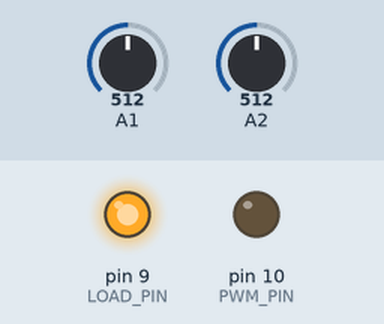
Recording of a sketch running on a simulated Arduino Uno, built with avr-gcc and run on an emulated ATmega328P. Parts: output pins drawn as LEDs (lit = HIGH). The test bench sets the inputs (shaded band); at power-on: A1 = 512, A2 = 512.

Above: at 1.2 s.
1.3 s: A1 set to 0
At 2.0 s:
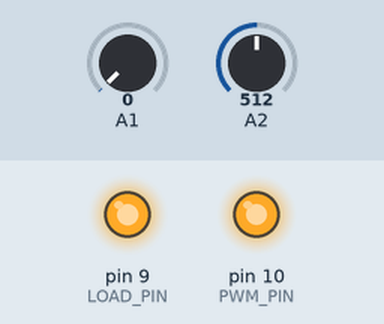
2.8 s: A2 set to 0
At 3.2 s:
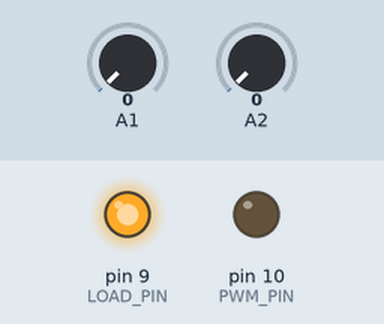
4.3 s: A2 set to 20
At 5.5 s:
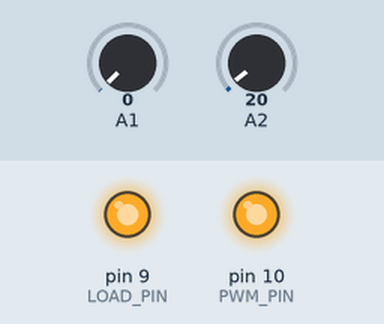
5.8 s: A1 set to 20
At 6.6 s:
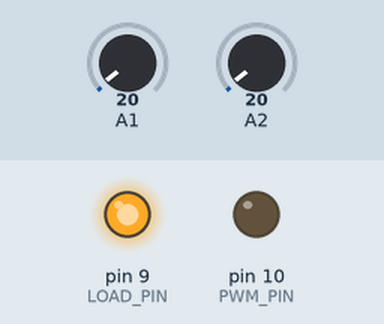
Timing chart, 0 to 8.3 s (numbered marks = the images above; inputs shaded):
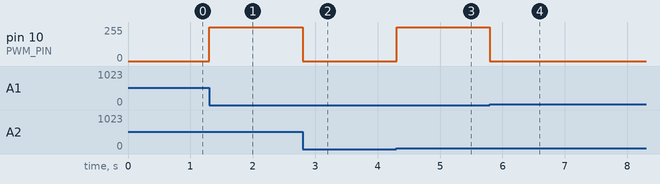

Measured:
- after the input at 1.3 s, pin 10 (PWM_PIN): 0/255 → 252/255 at once
- after the input at 2.8 s, pin 10 (PWM_PIN): 252/255 → 0/255 at once
- after the input at 4.3 s, pin 10 (PWM_PIN): 0/255 → 252/255 at once
- after the input at 5.8 s, pin 10 (PWM_PIN): 252/255 → 0/255 at once

The sketch:

Solar_charge_controller.ino
```cpp
// (licence header left out)
#define SOL_ADC A2     // Solar panel side voltage divider is connected to pin A0
#define BAT_ADC A1    // Battery side voltage divider is connected to pin A1
#define AVG_NUM 10    // number of iterations of the adc routine to average the adc readings
#define BAT_MIN 10.5  // minimum battery voltage for 12V system
#define BAT_MAX 15.0  // maximum battery voltage for 12V system
#define BULK_CH_SP 14 // bulk charge set point for sealed lead acid battery // flooded type set it to 14.6V
#define FLOAT_CH_SP 13.6  //float charge set point for lead acid battery
#define LVD 11.5          //Low voltage disconnect setting for a 12V system
#define PWM_PIN 10         // pin-10 is used to control the charging MOSFET //the default frequency is 490.20Hz
#define LOAD_PIN 9       // pin-9 is used to control the load


//--------------------------------------------------------------------------------------------------------------------------
///////////////////////DECLARATION OF ALL GLOBAL VARIABLES//////////////////////////////////////////////////////////////////
//--------------------------------------------------------------------------------------------------------------------------
float solar_volt=0;
float bat_volt=0;
float load_current=0;
float system_volt=0;
float charge_status=0;
float load_status=0;
float error=0;
float Ep=0;
int duty =0;
float msec=0;
float last_msec=0;
float elasped_msec=0;
float elasped_time=0;
float bulk_charge_sp=0;
float float_charge_sp=0;
float lvd=0;


//******************************************************* MAIN PROGRAM START ************************************************
void setup()
{

pinMode(PWM_PIN,OUTPUT);
pinMode(LOAD_PIN,OUTPUT);
digitalWrite(PWM_PIN,LOW);  // default value of pwm duty cycle
digitalWrite(LOAD_PIN,HIGH);  // default load state is ON
}

void loop()
{
 read_data();             // read different sensors data from analog pin of arduino
 system_voltage();        // detect the system voltage according to battery voltage
 setpoint();
 charge_cycle();         // pwm charging of battery
 load_control();         //control the load
 }
//************************************************************ PROGRAM END *************************************************


//------------------------------------------------------------------------------------------------------
////////////////// READS AND AVERAGES THE ANALOG INPUTS (SOLAR VOLTAGE,BATTERY VOLTAGE)////////////////
//------------------------------------------------------------------------------------------------------
int read_adc(int adc_parameter)
{

  int sum = 0;
  int sample ;
  for (int i=0; i<AVG_NUM; i++)
  {                                        // loop through reading raw adc values AVG_NUM number of times
    sample = analogRead(adc_parameter);    // read the input pin
    sum += sample;                        // store sum for averaging
    delayMicroseconds(50);              // pauses for 50 microseconds
  }
  return(sum / AVG_NUM);                // divide sum by AVG_NUM to get average and return it
}
//-------------------------------------------------------------------------------------------------------------
////////////////////////////////////READ THE DATA//////////////////////////////////////////////////////////////
//-------------------------------------------------------------------------------------------------------------
 void read_data(void)
 {
    //5V = ADC value 1024 => 1 ADC value = (5/1024)Volt= 0.0048828Volt
    // Vout=Vin*R2/(R1+R2) => Vin = Vout*(R1+R2)/R2   R1=100 and R2=20
    //panel R1=81k R2=14.81k   Batt R1=81k R2=15k
     solar_volt = read_adc(SOL_ADC)*0.00557*(95.81/14.81);  //tweak these numbers to get the perfect value (check with a multimeter)
     bat_volt   = read_adc(BAT_ADC)*0.00552*(96/15);

  }


//----------------------------------------------------------------------------------------------------------------------
//////////////////////////////////SYSTEM VOLTAGE AUTO DETECT ///////////////////////////////////////////////////////////
//----------------------------------------------------------------------------------------------------------------------
void system_voltage(void)
{
  if ((bat_volt >BAT_MIN) && (bat_volt < BAT_MAX))
  {
     system_volt = 12;
  }
  else if ((bat_volt > BAT_MIN/2 ) && (bat_volt < BAT_MAX/2))
  {
    system_volt=6;
  }

}

//---------------------------------------------------------------------------------------------------------------------------
 ////////////////////////////////////CHARGE SET POINT ///////////////////////////////////////////////////////////////////////
//---------------------------------------------------------------------------------------------------------------------------

void setpoint(void)
{
  if(system_volt == 12)
  {
     bulk_charge_sp = BULK_CH_SP;
     float_charge_sp=FLOAT_CH_SP;
     lvd =LVD;
  }

  else if(system_volt == 6)
  {
     bulk_charge_sp = (BULK_CH_SP/2) ;
     float_charge_sp= (FLOAT_CH_SP/2) ;
     lvd=LVD/2;
  }
}

//--------------------------------------------------------------------------------------------------------------------------------
 ///////////////////////////////////////////////////PWM CHARGE CYCLE @490.2 HZ //////////////////////////////////////////////////
 //-------------------------------------------------------------------------------------------------------------------------------
void charge_cycle(void)
{
  if (solar_volt > bat_volt && bat_volt <= bulk_charge_sp)
  {


   if (bat_volt <= float_charge_sp) // charging start
  {
     charge_status = 1; // indicate the charger is in BULK mode
     duty= 252.45;
     analogWrite(PWM_PIN,duty); // 99 % duty cycle // rapid charging


  }
  else if (bat_volt >float_charge_sp && bat_volt <= bulk_charge_sp)
  {
      charge_status = 2; // indicate the charger is in FLOAT mode
      error  = (bulk_charge_sp - bat_volt);      // duty cycle reduced when the battery voltage approaches the charge set point
      Ep= error *100 ; //Ep= error* Kp // Assume  Kp=100

      if(Ep < 0)
       {
        Ep=0;
        }
      else if(Ep>100)
        {
         Ep=100;
        }
      else if(Ep>0 && Ep <=100) // regulating
       {
         duty = (Ep*255)/100;
       }
       analogWrite(PWM_PIN,duty);
   }
 }
   else
   {
   charge_status=0;  // indicate the charger is OFF
   duty=0;
   analogWrite(PWM_PIN,duty);
   }
}
//----------------------------------------------------------------------------------------------------------------------
/////////////////////////////////////////////LOAD CONTROL/////////////////////////////////////////////////////
//----------------------------------------------------------------------------------------------------------------------

void load_control(){
  if(bat_volt >lvd)   // check if battery is healthy
  {
  load_status=1;
  digitalWrite(LOAD_PIN, HIGH); // load is ON
  }
  else if(bat_volt < lvd)
  {
    load_status=0;
   digitalWrite(LOAD_PIN, LOW); //load is OFF
  }
}
```
